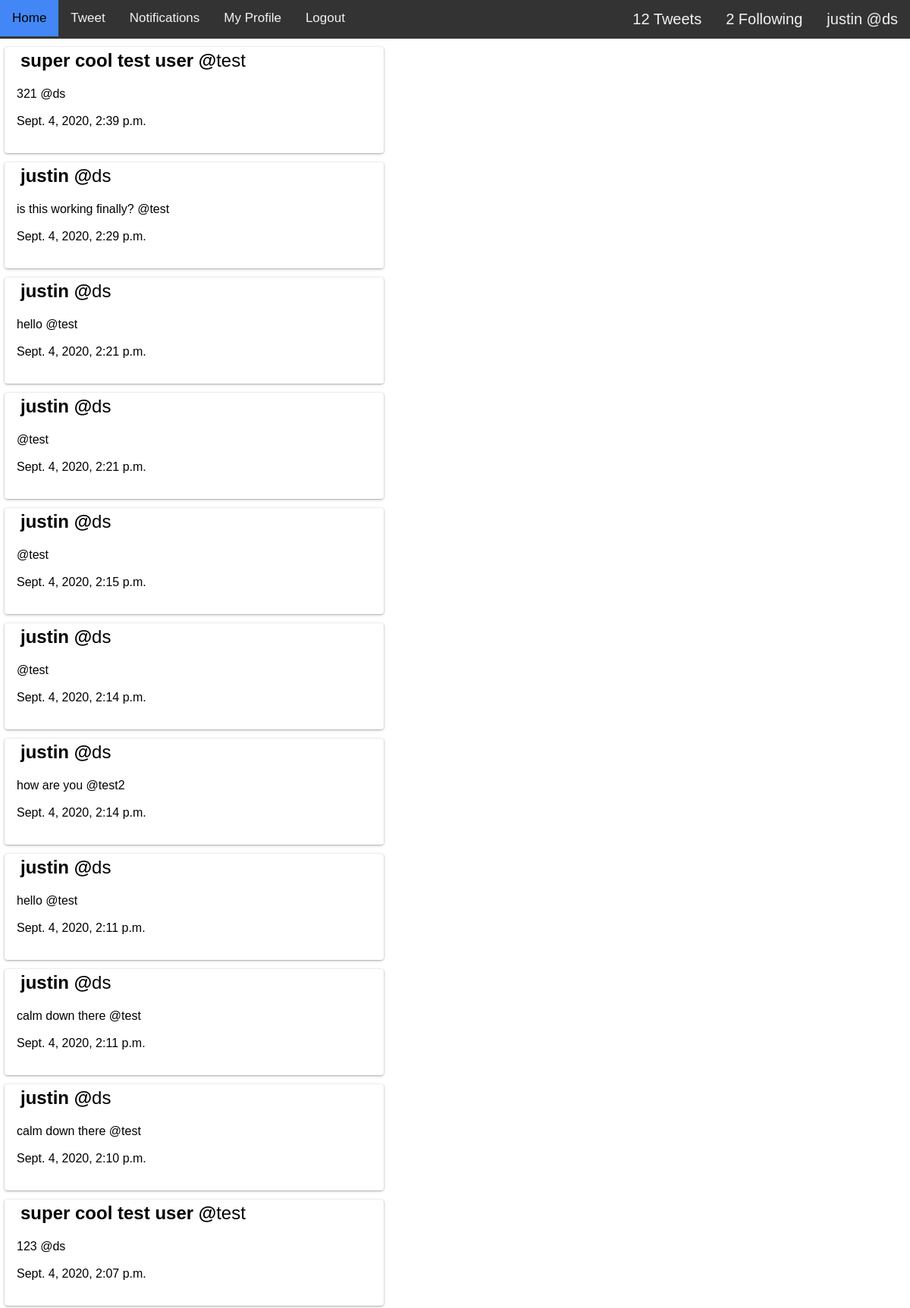
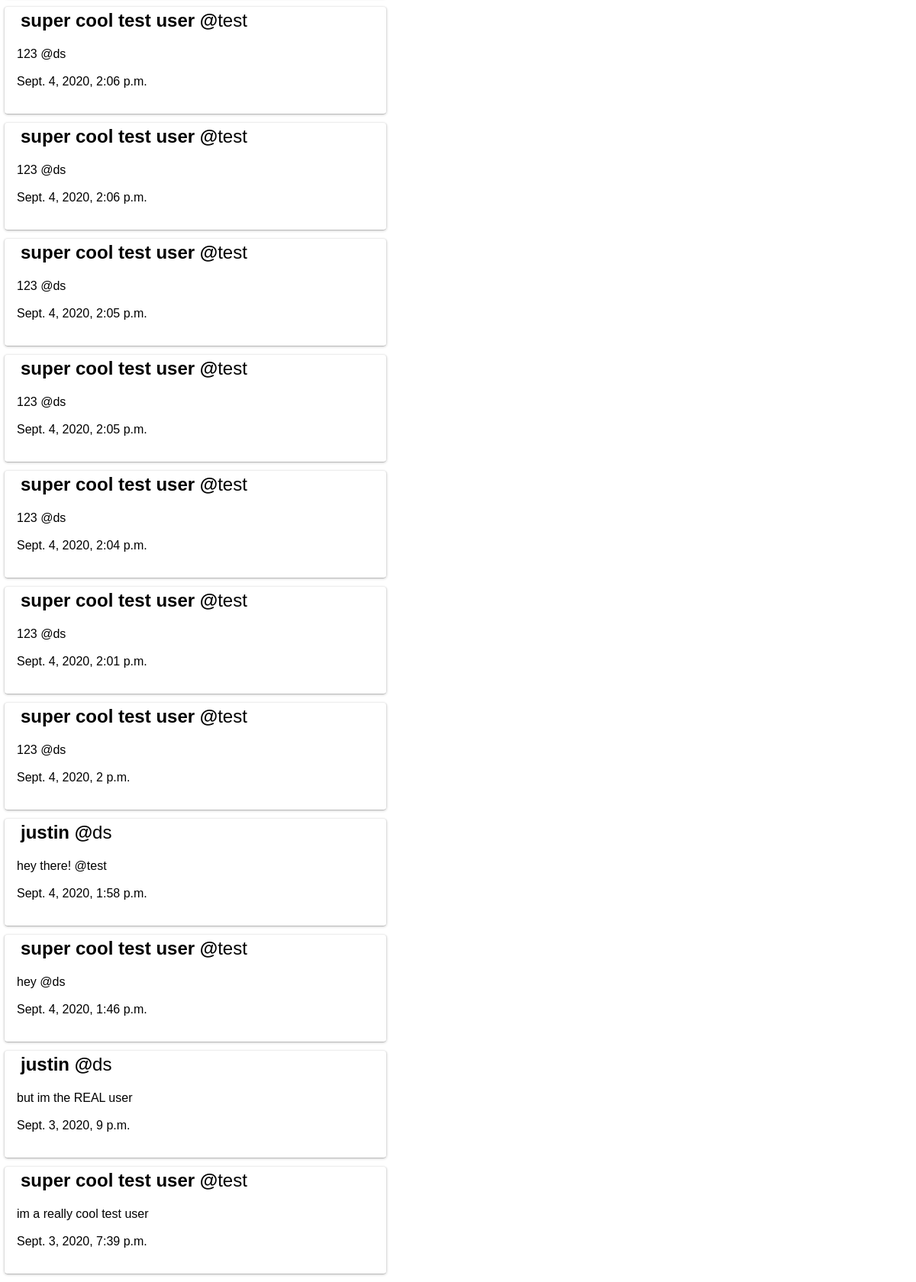
Screenshot of / (signed in) with the database file from the repository (2 pictures, top to bottom).
### twitteruser/models.py (models this page shows)
class TwitterUser(AbstractUser):
    username = models.CharField(max_length=30, unique=True)
    display_name = models.CharField(max_length=30)
    email = models.EmailField(max_length=40,
        blank=True, unique=True)
    following = models.ManyToManyField('self', blank=True, symmetrical=False)
    tweets = models.IntegerField(blank=True,
        default=0)
    USERNAME_FIELD  = 'username'
    REQUIRED_FIELDS = ['display_name', 'email']
    def __str__(self):
        return self.username

### tweet/models.py (models this page shows)
class Tweet(models.Model):
    body = models.TextField(max_length=140)
    author = models.ForeignKey(TwitterUser, on_delete=models.CASCADE)
    time_created = models.DateTimeField(default=timezone.now, editable=False)
    def __str__(self):
        return self.body

### authentication/views.py (the view)
# urls.py: path('', login_required(indexView.as_view()), name="homepage"),
class indexView(View):
    def get(self, request):
        tweets = Tweet.objects.filter(
            author_id__in=request.user.following.all()) | Tweet.objects.filter(author=request.user)
        return render(request, "index.html", {"tweets": tweets.all().order_by('-time_created')})

### authentication/templates/index.html (shortened to what this page needs)
{% include "navbar.html" %}
{% for tweet in tweets %}
{% include "tweet_block.html" %}
{% endfor %}

### authentication/templates/navbar.html (shortened to what this page needs)
<div class="topnav">
  <a href="/">Home</a>
  <a href="/addTweet/">Tweet</a>
  <a href="/notification">Notifications</a>
  <a href="/author/{{ user.username }}">My Profile</a>
  <a href="/logout/">Logout</a>
  <div class="user">{{ user.display_name }} @{{ user }}</div>
  <div class="user">{{ user.following.count }} Following</div>
  <div class="user">{{ user.tweets }} Tweets</div>
</div>

### tweet/templates/tweet_block.html
<blockquote class="twitter-tweet">
    <h1>{{ tweet.author.display_name }} @<a href="/author/{{tweet.author}}">{{ tweet.author }}</a></h1>
    <p><a href="/tweet/{{tweet.id}}">{{ tweet }}</a></p>
    <p>{{ tweet.time_created }}</p>
</blockquote>

### authentication/templates/navbar.html (style rules this page uses)
.topnav { overflow: hidden; background-color: #333; }
.topnav a { float: left; color: #f2f2f2; text-align: center; padding: 14px 16px; text-decoration: none; font-size: 17px; }
.user { float: right; color: #f2f2f2; text-align: center; padding: 14px 16px; text-decoration: none; font-size: 20px; }

### tweet/templates/tweet_style.html (style rules this page uses)
blockquote.twitter-tweet { font-family: Arial, Helvetica, sans-serif; font-size: 12px; font-weight: bold; line-height: 16px; border-color: #eee #ddd #bbb; border-radius: 5px; border-style: solid; border-width: 1px; box-shadow: 0 1px 3px rgba(0, 0, 0, 0.15); margin: 10px 5px; padding: 0 16px 16px 16px; max-width: 468px; }
blockquote.twitter-tweet p { font-size: 16px; font-weight: normal; line-height: 20px; }
blockquote.twitter-tweet a { color: inherit; font-weight: normal; text-decoration: none; outline: 0 none; }
h1 { margin: 10px 5px; display: inline-block; }

### rows the page displays
TwitterUser: display_name "justin", username "ds", following.count "2", tweets "12"
Tweet: author.display_name "super cool test user", author "test", body "321 @ds", time_created "Sept. 4, 2020, 2:39 p.m."
Tweet: author.display_name "justin", author "ds", body "is this working finally? @test", time_created "Sept. 4, 2020, 2:29 p.m."
Tweet: author.display_name "justin", author "ds", body "hello @test", time_created "Sept. 4, 2020, 2:21 p.m."
Tweet: author.display_name "justin", author "ds", body "@test", time_created "Sept. 4, 2020, 2:21 p.m."
Tweet: author.display_name "justin", author "ds", body "@test", time_created "Sept. 4, 2020, 2:15 p.m."
Tweet: author.display_name "justin", author "ds", body "@test", time_created "Sept. 4, 2020, 2:14 p.m."
Tweet: author.display_name "justin", author "ds", body "how are you @test2", time_created "Sept. 4, 2020, 2:14 p.m."
Tweet: author.display_name "justin", author "ds", body "hello @test", time_created "Sept. 4, 2020, 2:11 p.m."
Tweet: author.display_name "justin", author "ds", body "calm down there @test", time_created "Sept. 4, 2020, 2:11 p.m."
Tweet: author.display_name "justin", author "ds", body "calm down there @test", time_created "Sept. 4, 2020, 2:10 p.m."
Tweet: author.display_name "super cool test user", author "test", body "123 @ds", time_created "Sept. 4, 2020, 2:07 p.m."
Tweet: author.display_name "super cool test user", author "test", body "123 @ds", time_created "Sept. 4, 2020, 2:06 p.m."
Tweet: author.display_name "super cool test user", author "test", body "123 @ds", time_created "Sept. 4, 2020, 2:06 p.m."
Tweet: author.display_name "super cool test user", author "test", body "123 @ds", time_created "Sept. 4, 2020, 2:05 p.m."
Tweet: author.display_name "super cool test user", author "test", body "123 @ds", time_created "Sept. 4, 2020, 2:05 p.m."
Tweet: author.display_name "super cool test user", author "test", body "123 @ds", time_created "Sept. 4, 2020, 2:04 p.m."
Tweet: author.display_name "super cool test user", author "test", body "123 @ds", time_created "Sept. 4, 2020, 2:01 p.m."
Tweet: author.display_name "super cool test user", author "test", body "123 @ds", time_created "Sept. 4, 2020, 2 p.m."
Tweet: author.display_name "justin", author "ds", body "hey there! @test", time_created "Sept. 4, 2020, 1:58 p.m."
Tweet: author.display_name "super cool test user", author "test", body "hey @ds", time_created "Sept. 4, 2020, 1:46 p.m."
Tweet: author.display_name "justin", author "ds", body "but im the REAL user", time_created "Sept. 3, 2020, 9 p.m."
Tweet: author.display_name "super cool test user", author "test", body "im a really cool test user", time_created "Sept. 3, 2020, 7:39 p.m."
